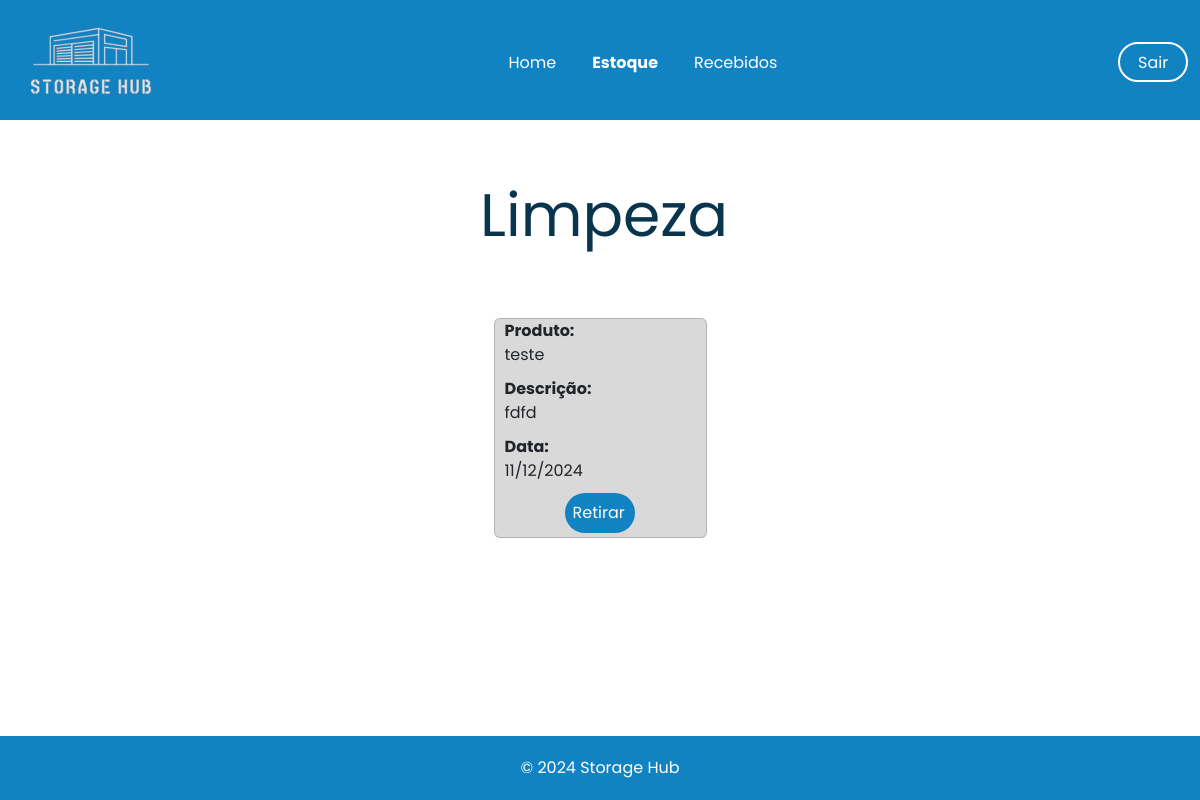
The page /estoque_limpeza/ (signed in) on the database as committed earlier.
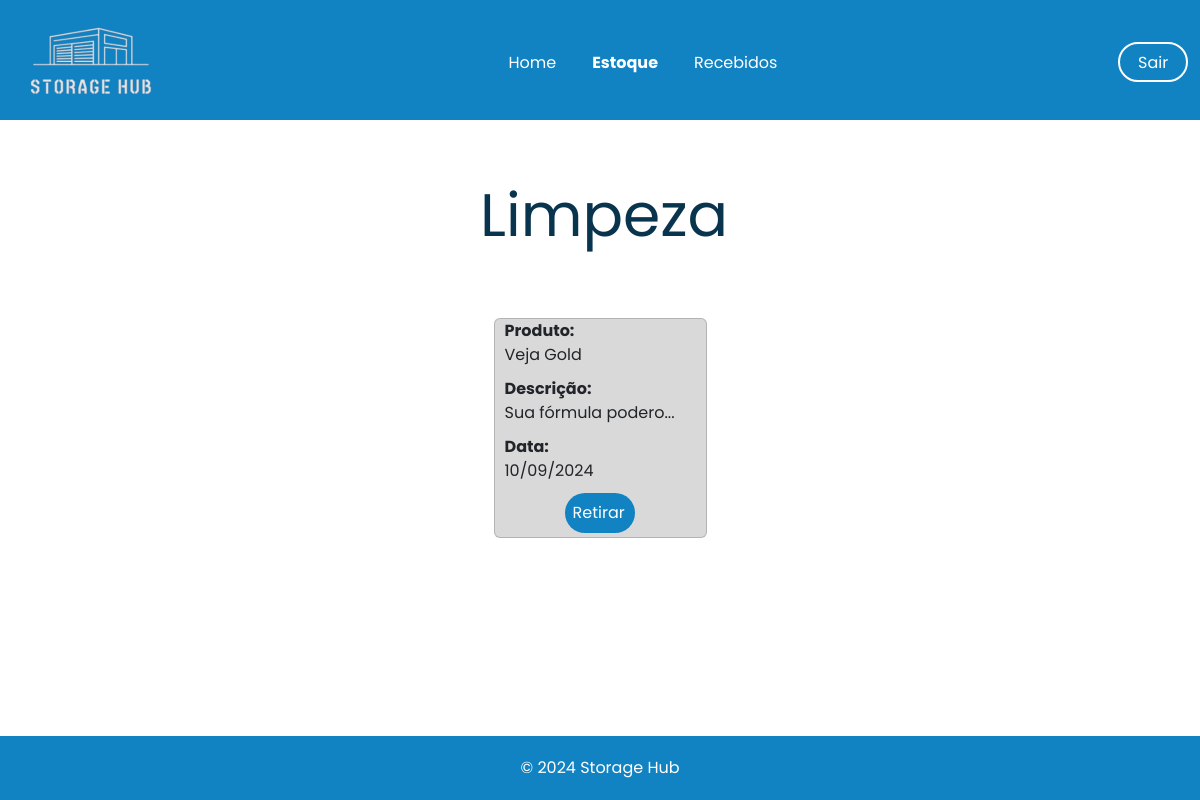
The same page on the database as committed later.
### app/models.py (models this page shows)
class MaterialRecebido(db.Model):
    id = db.Column(db.Integer, primary_key=True)
    nome_produto = db.Column(db.String, nullable=False)
    quantidade = db.Column(db.Float, nullable=False)
    data_recebimento = db.Column(db.DateTime, default=datetime.now())
    descricao_produto = db.Column(db.String, nullable=True)
    tipo_produto = db.Column(db.String, nullable=False)
    recebido_por = db.Column(db.String, nullable=False)
    registrado_por = db.Column(db.String, nullable=False)

### app/view.py (the view)
@app.route('/estoque_limpeza/')
@login_required
def estoquelimpeza():
    estoque = MaterialRecebido.query.filter_by(tipo_produto='Limpeza').all()
    return render_template('limpeza.html', estoque= estoque)

### app/models.py (called while the page is built)
@login_manager.user_loader
def load_user(user_id):
    return User.query.get(user_id)

### app/templates/limpeza.html (shortened to what this page needs)
<!DOCTYPE html>
<html lang="pt-BR">
<head>
    <link
    rel="stylesheet"
    href="https://cdn.jsdelivr.net/npm/bootstrap@5.3.3/dist/css/bootstrap.min.css"
    />
</head>
<body>
    <header>
        <nav class="navbar navbar-expand-lg">
            <div class="container-fluid">
                <a class="navbar-brand me-auto" href="#"><img src="../static/img/logo_storage.png" alt="Storage Hub Logo"></a>
                <div class="collapse navbar-collapse" id="navbarSupportedContent">
                    <ul class="navbar-nav mx-auto" style="padding-top: 20px;">
                        <div class="center" style="display: flex; align-items: center; width: 30%;">
                        <li class="nav-item">
                            <a class="nav-link" aria-current="page" href="{{url_for('homepage')}}" style="font-weight: 400;">Home</a>
                        </li>
                        <li class="nav-item">
                            <a class="nav-link" href="{{url_for('home_estoque')}}">Estoque</a>
                        </li>
                        <li class="nav-item">
                            <a class="nav-link" href="{{url_for('recebidos')}}" style="font-weight: 400;">Recebidos</a>
                        </div>
                    </ul>
                    <a href="{{url_for('logout')}}" style="
                    background-color: #1183C3;
                    color: white;
                    width: 70px;
                    height: 40px;
                    border: 2px solid white;
                    text-decoration: none;
                    border-radius: 50px;"><p class="sair" style="padding: 7px 0px 0px 18px;">Sair</p></a>
                </div>
            </div>
        </nav>
    </header>
    <main>
        <div>
            <section class="stock">
                <div>
                    <h1 class="stock-text">Limpeza</h1>
                </div>
            </section>
                <div class="cards" style="display: flex; gap: 100px; align-items: center; justify-content: center; flex-wrap: wrap;">
                    {% for linha in estoque %}
                    <div class="card" style="background-color:#D9D9D9; height: 220px; margin-bottom: 40px;">
                        <div class="linha-card">
                        <tr>
                            <div class="quebra" style="display: flex; flex-direction: column; height: 170px; justify-content: space-between;">
                                <div class="space" style="margin-left: 10px;">
                                <div class="primeiro">
                                    <td ><strong>Produto:<br></strong>{{linha.nome_produto}}</td>
                                </div>
                                <div class="segunda" style="margin-top: 10px;">
                                    <td>
                                        <strong>Descrição:<br></strong>
                                        {{ linha.descricao_produto[:18] }}{% if linha.descricao_produto|length > 18 %}...{% endif %}
                                    </td>
                                </div>
                                <div class="segunda" style="margin-top: 10px;">
                                    <td><strong>Data:<br></strong>{{ linha.data_recebimento.strftime('%d/%m/%Y') }}</td>
                                </div>
                            </div>
                                <div class="botao" style="background-color: #1183C3; width: 70px; padding: 8px; border-radius: 20px; margin-left: 70px; margin-top: 10px;">
                                    <td><a href="{{url_for('estoqueDetail', id=linha.id)}}" style="text-decoration: none; color:white;">Retirar</a></td>
                                </div>
                            </div>
                        </tr>
                        </div>
                    </div>
                    {% endfor%}
                </div>
        </div>
    </main>
    <footer style="background-color: #1183C3; color: white; padding: 20px 0;text-align: center;">&copy; 2024 Storage Hub</footer>
</body>
</html>

Rows that differ between the two databases and show on the page:
removed MaterialRecebido: nome_produto "teste", descricao_produto "fdfd", data_recebimento "11/12/2024"
added MaterialRecebido: nome_produto "Veja Gold", descricao_produto "Sua fórmula podero", data_recebimento "10/09/2024"
